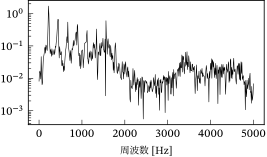

Source code (Python):
from pathlib import PurePath

import matplotlib.pyplot as plt
import numpy as np
from scipy.fft import fft, fftfreq
from scipy.io import wavfile

plt.style.use(["sigproc", "sigproc-wide"])

filename = "namine_ritsu.wav"
samplerate, data = wavfile.read(str(PurePath(__file__).parent / filename))

duration = data.shape[0] / samplerate
t = np.linspace(0, duration, num=data.shape[0])
t = t[t < 0.1]
data = data[0:len(t)] / 32767

num = len(data)
y = fft(data) / np.sqrt(num)
x = fftfreq(num, 1 / samplerate)[:num // 2]
x = x[x <= 5000]

fig, ax = plt.subplots()
ax.set_xlabel("周波数 [Hz]")
ax.set_yscale("log")
ax.plot(x, np.abs(y[0:len(x)]), lw=0.4)
fig.savefig(str(PurePath(__file__).parent / (PurePath(__file__).stem + ".pdf")))
